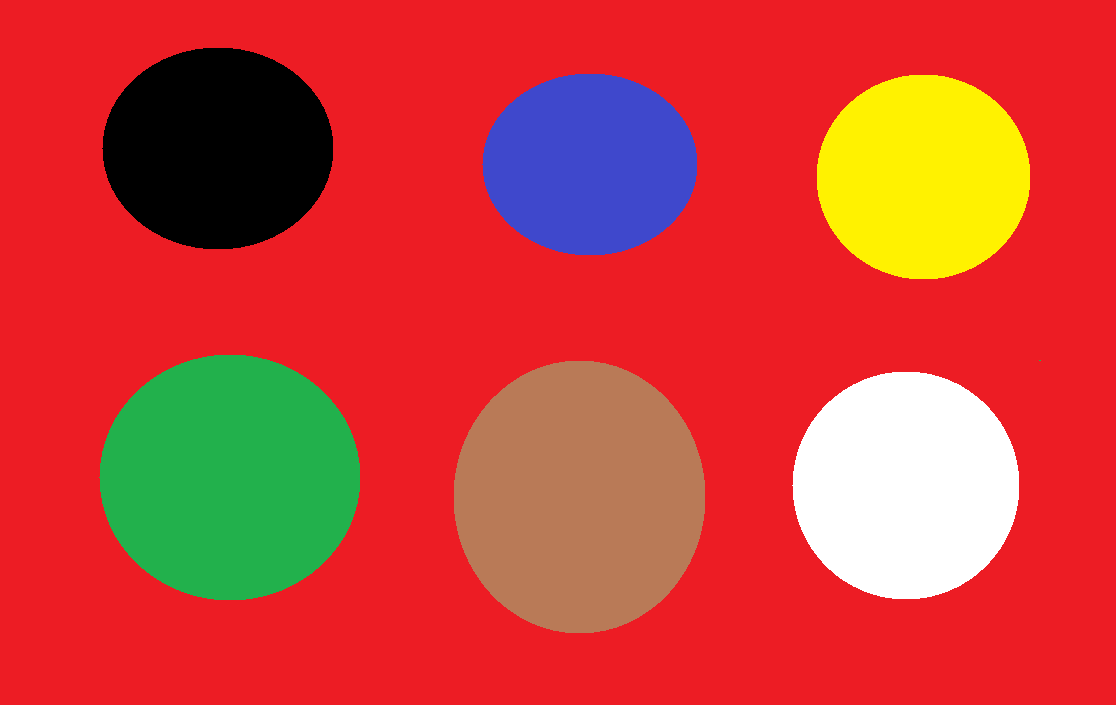
#> input picture kodlar/1/renkler.png, 1116 x 705 px
$ python convert.py
#> lines starting #> are read from the running program, lines starting #| are printed output that depends on the picture
import cv2
import numpy as np


image = cv2.imread("renkler.png")
#> image is the input picture: shape (705, 1116, 3); mean B, G, R 56.7, 65.5, 204.4

rows, columns, channels = image.shape
#> rows = 705; columns = 1116; channels = 3

print("image consists of {} rows, {} columns and {} channels".format(rows, columns, channels))
#| image consists of 705 rows, 1116 columns and 3 channels

# bu fonksiyon ile görüntü farklı renk uzaylarına da çevrilebilir
gray = cv2.cvtColor(image, cv2.COLOR_BGR2GRAY)
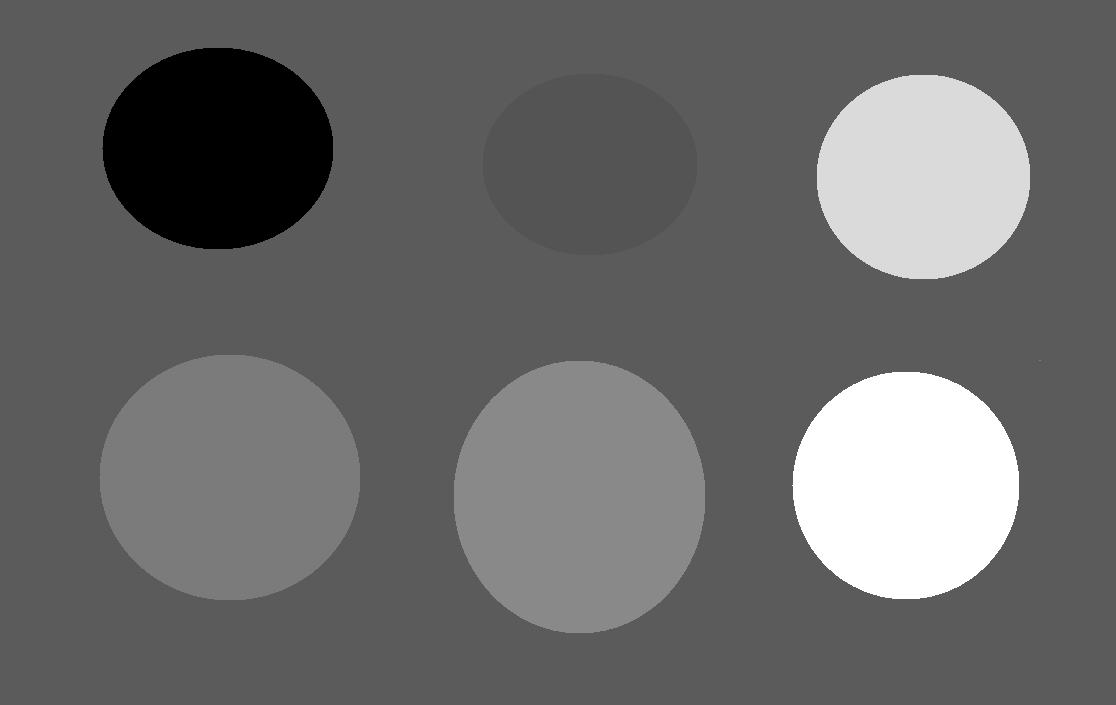
#> gray: shape (705, 1116); min 0, max 255, mean 105.7

print(gray.shape)
#| (705, 1116)

cv2.namedWindow("image", cv2.WINDOW_FREERATIO)
cv2.imshow("image", image)

cv2.namedWindow("gray", cv2.WINDOW_FREERATIO)
cv2.imshow("gray", gray)

cv2.waitKey()
cv2.destroyAllWindows()
